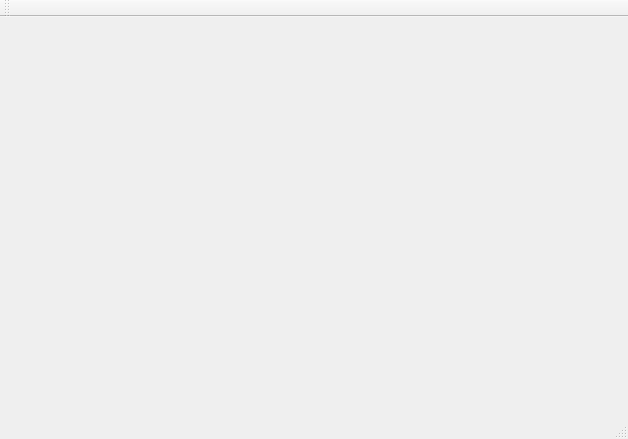
<?xml version="1.0" encoding="UTF-8"?>
<ui version="4.0">
 <class>MainWindow</class>
 <widget class="QMainWindow" name="MainWindow">
  <property name="geometry">
   <rect>
    <x>0</x>
    <y>0</y>
    <width>628</width>
    <height>439</height>
   </rect>
  </property>
  <property name="windowTitle">
   <string>MainWindow</string>
  </property>
  <widget class="QWidget" name="centralWidget"/>
  <widget class="QMenuBar" name="menuBar">
   <property name="geometry">
    <rect>
     <x>0</x>
     <y>0</y>
     <width>628</width>
     <height>23</height>
    </rect>
   </property>
  </widget>
  <widget class="QToolBar" name="mainToolBar">
   <attribute name="toolBarArea">
    <enum>TopToolBarArea</enum>
   </attribute>
   <attribute name="toolBarBreak">
    <bool>false</bool>
   </attribute>
  </widget>
  <widget class="QStatusBar" name="statusBar"/>
 </widget>
 <layoutdefault spacing="6" margin="11"/>
 <resources/>
 <connections/>
</ui>
